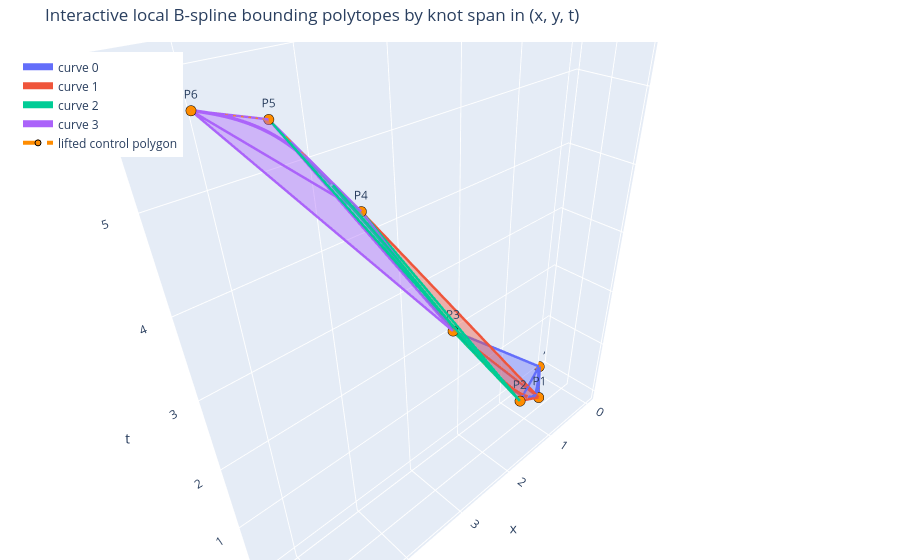

Source (notebook cell):
### Markdown cell above
## Interactive Knot-Span Bounding Polytopes In Time

This view lifts the local knot-span hulls into `(x, y, t)`, so each colored polytope bounds only the spline segment over the same time interval.

### Code cell
try:
    import plotly.graph_objects as go
    from plotly.colors import qualitative
except ImportError as exc:
    raise ImportError(
        "Install plotly to use the interactive time-lifted knot-span view, for example: pip install plotly"
    ) from exc

if ConvexHull is None:
    raise ImportError("scipy is required to compute the local 3D convex hull faces for Plotly.")


def edges_from_simplices(simplices):
    edges = set()
    for simplex in simplices:
        for local_i in range(len(simplex)):
            for local_j in range(local_i + 1, len(simplex)):
                edges.add(tuple(sorted((int(simplex[local_i]), int(simplex[local_j])))))
    return sorted(edges)


local_knot_spans = knot_span_control_point_indices(knots, degree)
plotly_span_colors = qualitative.Plotly

fig = go.Figure()

for span_number, span in enumerate(local_knot_spans):
    active_indices = span["indices"]
    active_points = control_points_xyt[active_indices]
    hull = ConvexHull(active_points, qhull_options="QJ")
    hi, hj, hk = hull.simplices.T
    color = plotly_span_colors[span_number % len(plotly_span_colors)]
    label = f"span {span_number}: t=[{span['t_start']:.2f}, {span['t_end']:.2f}]"
    active_label = ", ".join(f"P{i}" for i in active_indices)

    fig.add_trace(go.Mesh3d(
        x=active_points[:, 0],
        y=active_points[:, 1],
        z=active_points[:, 2],
        i=hi,
        j=hj,
        k=hk,
        name=f"hull {span_number}",
        color=color,
        opacity=0.23,
        flatshading=True,
        hovertemplate=f"{label}<br>active: {active_label}<extra></extra>",
    ))

    for edge_number, (a, b) in enumerate(edges_from_simplices(hull.simplices)):
        edge = active_points[[a, b]]
        fig.add_trace(go.Scatter3d(
            x=edge[:, 0],
            y=edge[:, 1],
            z=edge[:, 2],
            mode="lines",
            line=dict(color=color, width=5),
            showlegend=False,
            hoverinfo="skip",
        ))

    if span_number == len(local_knot_spans) - 1:
        span_mask = (ts >= span["t_start"]) & (ts <= span["t_end"])
    else:
        span_mask = (ts >= span["t_start"]) & (ts < span["t_end"])
    segment_curve = curve_xyt[span_mask]
    fig.add_trace(go.Scatter3d(
        x=segment_curve[:, 0],
        y=segment_curve[:, 1],
        z=segment_curve[:, 2],
        mode="lines",
        line=dict(color=color, width=7),
        name=f"curve {span_number}",
        hovertemplate="x=%{x:.2f}<br>y=%{y:.2f}<br>t=%{z:.2f}<extra></extra>",
    ))

fig.add_trace(go.Scatter3d(
    x=control_points_xyt[:, 0],
    y=control_points_xyt[:, 1],
    z=control_points_xyt[:, 2],
    mode="lines+markers+text",
    line=dict(color="darkorange", width=4, dash="dash"),
    marker=dict(size=6, color="darkorange", line=dict(color="black", width=1)),
    text=[f"P{idx}" for idx in range(len(control_points_xyt))],
    textposition="top center",
    name="lifted control polygon",
    hovertemplate="%{text}<br>x=%{x:.2f}<br>y=%{y:.2f}<br>t=%{z:.2f}<extra></extra>",
))

fig.update_layout(
    title="Interactive local B-spline bounding polytopes by knot span in (x, y, t)",
    scene=dict(
        xaxis_title="x",
        yaxis_title="y",
        zaxis_title="t",
        aspectmode="data",
    ),
    margin=dict(l=0, r=0, b=0, t=42),
    legend=dict(x=0.02, y=0.98),
)
fig.show()

### Figure 1 — Plotly figure (JSON) as saved in the notebook; plotly's stock layout.template omitted (floating-point values rounded to 4 significant figures; data arrays with more than 128 entries replaced by an {"elided": "..."} marker saying what was removed)
{"data": [{"color": "#636EFA", "flatshading": true, "hovertemplate": "span 0: t=[0.00, 0.65]<br>active: P0, P1, P2, P3<extra></extra>", "i": [2, 1, 1, 1], "j": [3, 3, 2, 2], "k": [0, 0, 0, 3], "name": "hull 0", "opacity": 0.23, "type": "mesh3d", "x": [0, 0.8, 1.7, 2.7], "y": [0, 0.6, 0.9, 0.55], "z": [0, 0.2167, 0.9667, 2.583]}, {"hoverinfo": "skip", "line": {"color": "#636EFA", "width": 5}, "mode": "lines", "showlegend": false, "type": "scatter3d", "x": [0, 0.8], "y": [0, 0.6], "z": [0, 0.2167]}, {"hoverinfo": "skip", "line": {"color": "#636EFA", "width": 5}, "mode": "lines", "showlegend": false, "type": "scatter3d", "x": [0, 1.7], "y": [0, 0.9], "z": [0, 0.9667]}, {"hoverinfo": "skip", "line": {"color": "#636EFA", "width": 5}, "mode": "lines", "showlegend": false, "type": "scatter3d", "x": [0, 2.7], "y": [0, 0.55], "z": [0, 2.583]}, {"hoverinfo": "skip", "line": {"color": "#636EFA", "width": 5}, "mode": "lines", "showlegend": false, "type": "scatter3d", "x": [0.8, 1.7], "y": [0.6, 0.9], "z": [0.2167, 0.9667]}, {"hoverinfo": "skip", "line": {"color": "#636EFA", "width": 5}, "mode": "lines", "showlegend": false, "type": "scatter3d", "x": [0.8, 2.7], "y": [0.6, 0.55], "z": [0.2167, 2.583]}, {"hoverinfo": "skip", "line": {"color": "#636EFA", "width": 5}, "mode": "lines", "showlegend": false, "type": "scatter3d", "x": [1.7, 2.7], "y": [0.9, 0.55], "z": [0.9667, 2.583]}, {"hovertemplate": "x=%{x:.2f}<br>y=%{y:.2f}<br>t=%{z:.2f}<extra></extra>", "line": {"color": "#636EFA", "width": 7}, "mode": "lines", "name": "curve 0", "type": "scatter3d", "x": [0, 0.07256, 0.1421, 0.2088, 0.2726, 0.3337, 0.3922, 0.4481, 0.5015, 0.5526, 0.6013, 0.6479, 0.6924, 0.7348, 0.7753, 0.814, 0.8509, 0.8862, 0.9198, 0.952, 0.9828, 1.012, 1.041, 1.068, 1.094, 1.119, 1.143, 1.167, 1.189, 1.212, 1.233, 1.255, 1.275], "y": [0, 0.05412, 0.1054, 0.1539, 0.1997, 0.2429, 0.2836, 0.3219, 0.3578, 0.3914, 0.4229, 0.4523, 0.4796, 0.505, 0.5286, 0.5504, 0.5706, 0.5891, 0.6062, 0.6218, 0.636, 0.6491, 0.6609, 0.6716, 0.6814, 0.6902, 0.6981, 0.7053, 0.7119, 0.7178, 0.7233, 0.7283, 0.733], "z": [0, 0.02007, 0.04013, 0.0602, 0.08027, 0.1003, 0.1204, 0.1405, 0.1605, 0.1806, 0.2007, 0.2207, 0.2408, 0.2609, 0.2809, 0.301, 0.3211, 0.3411, 0.3612, 0.3813, 0.4013, 0.4214, 0.4415, 0.4615, 0.4816, 0.5017, 0.5217, 0.5418, 0.5619, 0.5819, 0.602, 0.6221, 0.6421]}, {"color": "#EF553B", "flatshading": true, "hovertemplate": "span 1: t=[0.65, 2.25]<br>active: P1, P2, P3, P4<extra></extra>", "i": [1, 2, 2, 2], "j": [3, 3, 1, 1], "k": [0, 0, 0, 3], "name": "hull 1", "opacity": 0.23, "type": "mesh3d", "x": [0.8, 1.7, 2.7, 3.6], "y": [0.6, 0.9, 0.55, 0.15], "z": [0.2167, 0.9667, 2.583, 4.367]}, {"hoverinfo": "skip", "line": {"color": "#EF553B", "width": 5}, "mode": "lines", "showlegend": false, "type": "scatter3d", "x": [0.8, 1.7], "y": [0.6, 0.9], "z": [0.2167, 0.9667]}, {"hoverinfo": "skip", "line": {"color": "#EF553B", "width": 5}, "mode": "lines", "showlegend": false, "type": "scatter3d", "x": [0.8, 2.7], "y": [0.6, 0.55], "z": [0.2167, 2.583]}, {"hoverinfo": "skip", "line": {"color": "#EF553B", "width": 5}, "mode": "lines", "showlegend": false, "type": "scatter3d", "x": [0.8, 3.6], "y": [0.6, 0.15], "z": [0.2167, 4.367]}, {"hoverinfo": "skip", "line": {"color": "#EF553B", "width": 5}, "mode": "lines", "showlegend": false, "type": "scatter3d", "x": [1.7, 2.7], "y": [0.9, 0.55], "z": [0.9667, 2.583]}, {"hoverinfo": "skip", "line": {"color": "#EF553B", "width": 5}, "mode": "lines", "showlegend": false, "type": "scatter3d", "x": [1.7, 3.6], "y": [0.9, 0.15], "z": [0.9667, 4.367]}, {"hoverinfo": "skip", "line": {"color": "#EF553B", "width": 5}, "mode": "lines", "showlegend": false, "type": "scatter3d", "x": [2.7, 3.6], "y": [0.55, 0.15], "z": [2.583, 4.367]}, {"hovertemplate": "x=%{x:.2f}<br>y=%{y:.2f}<br>t=%{z:.2f}<extra></extra>", "line": {"color": "#EF553B", "width": 7}, "mode": "lines", "name": "curve 1", "type": "scatter3d", "x": [1.296, 1.317, 1.337, 1.357, 1.377, 1.397, 1.416, 1.435, 1.454, 1.473, 1.492, 1.511, 1.529, 1.547, 1.565, 1.583, 1.601, 1.618, 1.635, 1.653, 1.67, 1.686, 1.703, 1.72, 1.736, 1.752, 1.768, 1.784, 1.8, 1.816, 1.831, 1.847, 1.862, 1.877, 1.892, 1.907, 1.921, 1.936, 1.95, 1.965, 1.979, 1.993, 2.007, 2.021, 2.035, 2.049, 2.062, 2.076, 2.089, 2.102, 2.116, 2.129, 2.142, 2.155, 2.168, 2.18, 2.193, 2.206, 2.218, 2.231, 2.243, 2.256, 2.268, 2.28, 2.292, 2.304, 2.316, 2.328, 2.34, 2.352, 2.364, 2.376, 2.388, 2.399, 2.411, 2.423, 2.434, 2.446, 2.458, 2.469], "y": [0.7374, 0.7416, 0.7456, 0.7494, 0.753, 0.7563, 0.7595, 0.7624, 0.7652, 0.7678, 0.7701, 0.7723, 0.7743, 0.7761, 0.7777, 0.7791, 0.7804, 0.7814, 0.7824, 0.7831, 0.7837, 0.7841, 0.7843, 0.7844, 0.7843, 0.7841, 0.7837, 0.7832, 0.7826, 0.7818, 0.7808, 0.7797, 0.7785, 0.7772, 0.7757, 0.7741, 0.7724, 0.7705, 0.7686, 0.7665, 0.7643, 0.762, 0.7596, 0.7571, 0.7545, 0.7518, 0.749, 0.7461, 0.7431, 0.74, 0.7369, 0.7337, 0.7303, 0.727, 0.7235, 0.72, 0.7164, 0.7127, 0.709, 0.7052, 0.7013, 0.6974, 0.6935, 0.6895, 0.6854, 0.6813, 0.6772, 0.6731, 0.6689, 0.6646, 0.6604, 0.6561, 0.6518, 0.6474, 0.6431, 0.6387, 0.6343, 0.6299, 0.6255, 0.6211], "z": [0.6622, 0.6823, 0.7023, 0.7224, 0.7425, 0.7625, 0.7826, 0.8027, 0.8227, 0.8428, 0.8629, 0.8829, 0.903, 0.9231, 0.9431, 0.9632, 0.9833, 1.003, 1.023, 1.043, 1.064, 1.084, 1.104, 1.124, 1.144, 1.164, 1.184, 1.204, 1.224, 1.244, 1.264, 1.284, 1.304, 1.324, 1.344, 1.365, 1.385, 1.405, 1.425, 1.445, 1.465, 1.485, 1.505, 1.525, 1.545, 1.565, 1.585, 1.605, 1.625, 1.645, 1.666, 1.686, 1.706, 1.726, 1.746, 1.766, 1.786, 1.806, 1.826, 1.846, 1.866, 1.886, 1.906, 1.926, 1.946, 1.967, 1.987, 2.007, 2.027, 2.047, 2.067, 2.087, 2.107, 2.127, 2.147, 2.167, 2.187, 2.207, 2.227, 2.247]}, {"color": "#00CC96", "flatshading": true, "hovertemplate": "span 2: t=[2.25, 4.85]<br>active: P2, P3, P4, P5<extra></extra>", "i": [2, 1, 1, 1], "j": [3, 3, 2, 2], "k": [0, 0, 0, 3], "name": "hull 2", "opacity": 0.23, "type": "mesh3d", "x": [1.7, 2.7, 3.6, 4.6], "y": [0.9, 0.55, 0.15, 0.45], "z": [0.9667, 2.583, 4.367, 5.617]}, {"hoverinfo": "skip", "line": {"color": "#00CC96", "width": 5}, "mode": "lines", "showlegend": false, "type": "scatter3d", "x": [1.7, 2.7], "y": [0.9, 0.55], "z": [0.9667, 2.583]}, {"hoverinfo": "skip", "line": {"color": "#00CC96", "width": 5}, "mode": "lines", "showlegend": false, "type": "scatter3d", "x": [1.7, 3.6], "y": [0.9, 0.15], "z": [0.9667, 4.367]}, {"hoverinfo": "skip", "line": {"color": "#00CC96", "width": 5}, "mode": "lines", "showlegend": false, "type": "scatter3d", "x": [1.7, 4.6], "y": [0.9, 0.45], "z": [0.9667, 5.617]}, {"hoverinfo": "skip", "line": {"color": "#00CC96", "width": 5}, "mode": "lines", "showlegend": false, "type": "scatter3d", "x": [2.7, 3.6], "y": [0.55, 0.15], "z": [2.583, 4.367]}, {"hoverinfo": "skip", "line": {"color": "#00CC96", "width": 5}, "mode": "lines", "showlegend": false, "type": "scatter3d", "x": [2.7, 4.6], "y": [0.55, 0.45], "z": [2.583, 5.617]}, {"hoverinfo": "skip", "line": {"color": "#00CC96", "width": 5}, "mode": "lines", "showlegend": false, "type": "scatter3d", "x": [3.6, 4.6], "y": [0.15, 0.45], "z": [4.367, 5.617]}, {"hovertemplate": "x=%{x:.2f}<br>y=%{y:.2f}<br>t=%{z:.2f}<extra></extra>", "line": {"color": "#00CC96", "width": 7}, "mode": "lines", "name": "curve 2", "type": "scatter3d", "x": {"elided": "129 float values"}, "y": {"elided": "129 float values"}, "z": {"elided": "129 float values"}}, {"color": "#AB63FA", "flatshading": true, "hovertemplate": "span 3: t=[4.85, 6.00]<br>active: P3, P4, P5, P6<extra></extra>", "i": [1, 2, 2, 2], "j": [3, 3, 1, 1], "k": [0, 0, 0, 3], "name": "hull 3", "opacity": 0.23, "type": "mesh3d", "x": [2.7, 3.6, 4.6, 5.4], "y": [0.55, 0.15, 0.45, 1], "z": [2.583, 4.367, 5.617, 6]}, {"hoverinfo": "skip", "line": {"color": "#AB63FA", "width": 5}, "mode": "lines", "showlegend": false, "type": "scatter3d", "x": [2.7, 3.6], "y": [0.55, 0.15], "z": [2.583, 4.367]}, {"hoverinfo": "skip", "line": {"color": "#AB63FA", "width": 5}, "mode": "lines", "showlegend": false, "type": "scatter3d", "x": [2.7, 4.6], "y": [0.55, 0.45], "z": [2.583, 5.617]}, {"hoverinfo": "skip", "line": {"color": "#AB63FA", "width": 5}, "mode": "lines", "showlegend": false, "type": "scatter3d", "x": [2.7, 5.4], "y": [0.55, 1], "z": [2.583, 6]}, {"hoverinfo": "skip", "line": {"color": "#AB63FA", "width": 5}, "mode": "lines", "showlegend": false, "type": "scatter3d", "x": [3.6, 4.6], "y": [0.15, 0.45], "z": [4.367, 5.617]}, {"hoverinfo": "skip", "line": {"color": "#AB63FA", "width": 5}, "mode": "lines", "showlegend": false, "type": "scatter3d", "x": [3.6, 5.4], "y": [0.15, 1], "z": [4.367, 6]}, {"hoverinfo": "skip", "line": {"color": "#AB63FA", "width": 5}, "mode": "lines", "showlegend": false, "type": "scatter3d", "x": [4.6, 5.4], "y": [0.45, 1], "z": [5.617, 6]}, {"hovertemplate": "x=%{x:.2f}<br>y=%{y:.2f}<br>t=%{z:.2f}<extra></extra>", "line": {"color": "#AB63FA", "width": 7}, "mode": "lines", "name": "curve 3", "type": "scatter3d", "x": [4.026, 4.04, 4.054, 4.069, 4.084, 4.098, 4.113, 4.128, 4.143, 4.159, 4.174, 4.19, 4.206, 4.222, 4.239, 4.255, 4.273, 4.29, 4.308, 4.326, 4.344, 4.363, 4.382, 4.401, 4.421, 4.441, 4.462, 4.483, 4.505, 4.527, 4.55, 4.573, 4.597, 4.621, 4.646, 4.671, 4.697, 4.723, 4.75, 4.778, 4.806, 4.835, 4.865, 4.895, 4.926, 4.958, 4.991, 5.024, 5.058, 5.093, 5.128, 5.164, 5.202, 5.24, 5.278, 5.318, 5.359, 5.4], "y": [0.3212, 0.3232, 0.3254, 0.3277, 0.3301, 0.3327, 0.3355, 0.3384, 0.3415, 0.3449, 0.3484, 0.3522, 0.3562, 0.3605, 0.3651, 0.3699, 0.3751, 0.3805, 0.3863, 0.3924, 0.3989, 0.4057, 0.4129, 0.4205, 0.4284, 0.4368, 0.4457, 0.4549, 0.4646, 0.4748, 0.4854, 0.4966, 0.5082, 0.5203, 0.533, 0.5462, 0.56, 0.5744, 0.5893, 0.6048, 0.6209, 0.6377, 0.655, 0.673, 0.6917, 0.711, 0.7311, 0.7518, 0.7732, 0.7953, 0.8182, 0.8418, 0.8662, 0.8914, 0.9173, 0.9441, 0.9716, 1], "z": [4.856, 4.876, 4.896, 4.916, 4.936, 4.957, 4.977, 4.997, 5.017, 5.037, 5.057, 5.077, 5.097, 5.117, 5.137, 5.157, 5.177, 5.197, 5.217, 5.237, 5.258, 5.278, 5.298, 5.318, 5.338, 5.358, 5.378, 5.398, 5.418, 5.438, 5.458, 5.478, 5.498, 5.518, 5.538, 5.559, 5.579, 5.599, 5.619, 5.639, 5.659, 5.679, 5.699, 5.719, 5.739, 5.759, 5.779, 5.799, 5.819, 5.839, 5.86, 5.88, 5.9, 5.92, 5.94, 5.96, 5.98, 6]}, {"hovertemplate": "%{text}<br>x=%{x:.2f}<br>y=%{y:.2f}<br>t=%{z:.2f}<extra></extra>", "line": {"color": "darkorange", "dash": "dash", "width": 4}, "marker": {"color": "darkorange", "line": {"color": "black", "width": 1}, "size": 6}, "mode": "lines+markers+text", "name": "lifted control polygon", "text": ["P0", "P1", "P2", "P3", "P4", "P5", "P6"], "textposition": "top center", "type": "scatter3d", "x": [0, 0.8, 1.7, 2.7, 3.6, 4.6, 5.4], "y": [0, 0.6, 0.9, 0.55, 0.15, 0.45, 1], "z": [0, 0.2167, 0.9667, 2.583, 4.367, 5.617, 6]}], "layout": {"legend": {"x": 0.02, "y": 0.98}, "margin": {"b": 0, "l": 0, "r": 0, "t": 42}, "scene": {"aspectmode": "data", "xaxis": {"title": {"text": "x"}}, "yaxis": {"title": {"text": "y"}}, "zaxis": {"title": {"text": "t"}}}, "title": {"text": "Interactive local B-spline bounding polytopes by knot span in (x, y, t)"}}}
